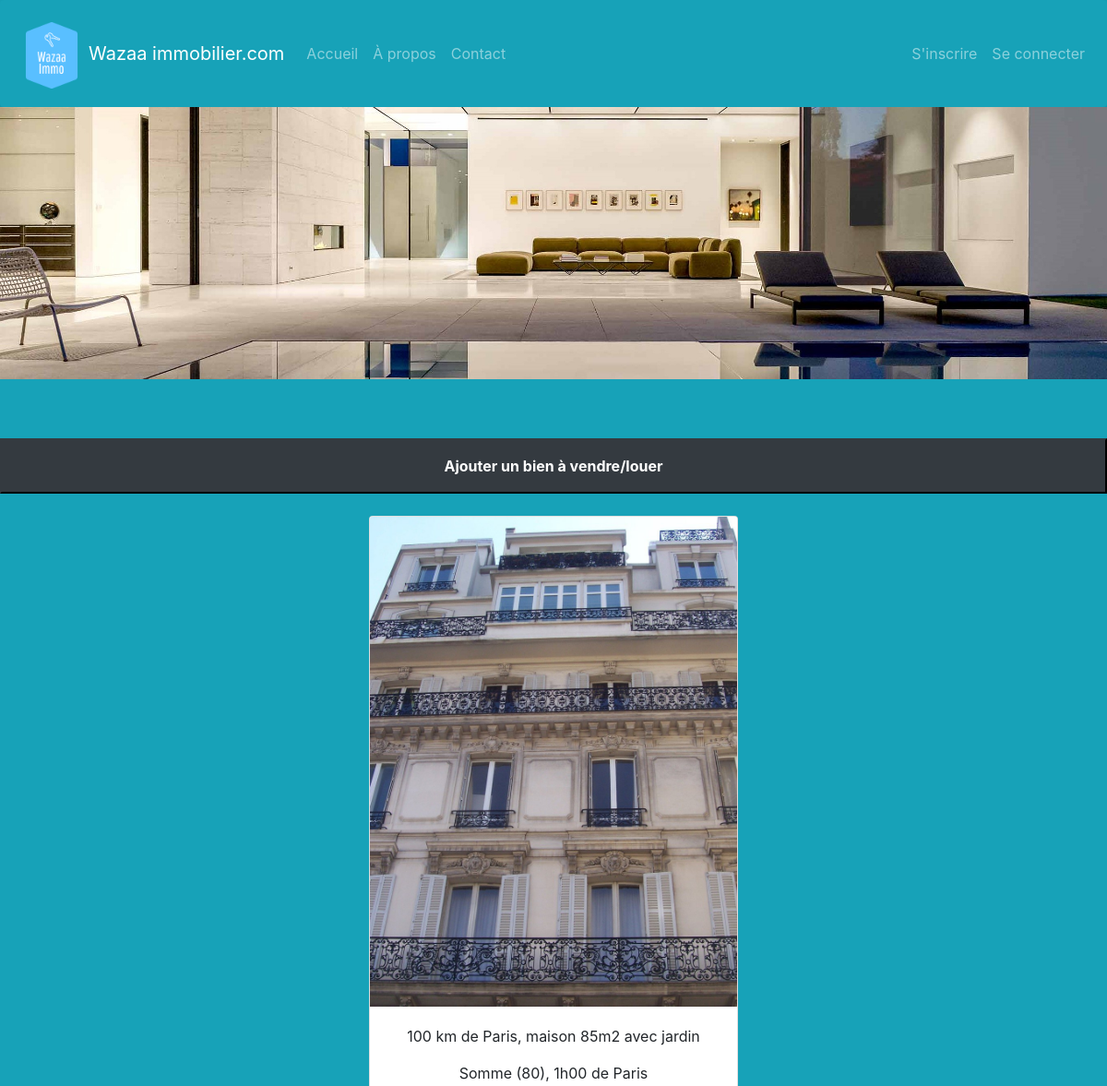
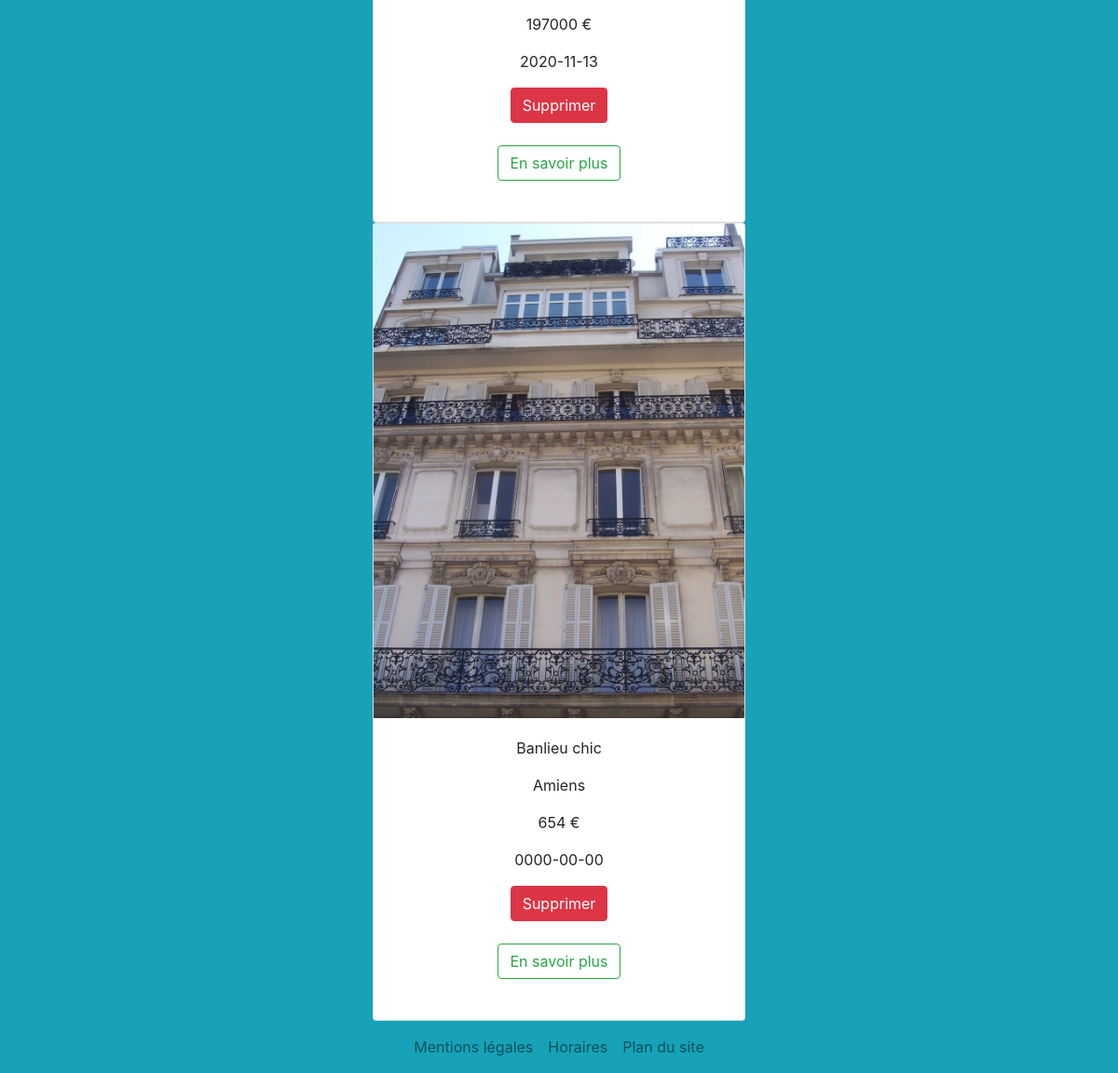
/php/Accueil.php, run on the app's committed database (2 pictures, top to bottom).
### tables this page shows
CREATE TABLE IF NOT EXISTS `annonces` (
  `an_photo` varchar(4) DEFAULT 'jpg' COMMENT 'Extension de la photo',
  `an_id` int UNSIGNED NOT NULL AUTO_INCREMENT COMMENT 'Identifiant / Clé primaire',
  `an_offre` char(1) NOT NULL COMMENT 'Type d''offre. Lettres A, L ou V.',
  `an_type` int NOT NULL COMMENT 'Type de bien',
  `an_pieces` int UNSIGNED DEFAULT NULL COMMENT 'Nombre de pièces (facultatif)',
  `an_ref` varchar(10) NOT NULL COMMENT 'Référence de l''annonce',
  `an_titre` varchar(200) NOT NULL COMMENT 'Titre',
  `an_description` mediumtext NOT NULL COMMENT 'Description',
  `an_local` varchar(100) NOT NULL,
  `an_surf_hab` smallint DEFAULT NULL COMMENT 'Surface habitable (mètres carrés)',
  `an_surf_tot` int NOT NULL COMMENT 'Surface totale/terrain (mètres carrés)',
  `an_prix` int NOT NULL COMMENT 'Prix en euros',
  `an_diagnostic` char(1) NOT NULL COMMENT 'Lettre du diagnostic : A à G + V pour vierge ',
  `an_d_ajout` date NOT NULL COMMENT 'Date d''ajout',
  `an_d_modif` datetime DEFAULT NULL COMMENT 'Date de modification',
  PRIMARY KEY (`an_id`)
);

### php/Accueil.php (the view, shortened to what this page needs)
<?php
    include("header.php");
    $db=connect();
?>
<?php
$requete = "SELECT * FROM annonces";
$result = $db->query($requete);?>
<div><br><br>
        <a href="ajout.php" title="lien vers le formulaire d'ajout">
            <button type="submit" class="col-12 bbtn btn-dark p-3"><strong>Ajouter un bien à vendre/louer</strong>
            </button>
        </a><br>
    <br>
</div>
<?php while ($row = $result->fetch(PDO::FETCH_OBJ))
{ ?>
        <div class="card" style="width: 25rem;">
<?php echo "<img src='annexes/photos/annonce_1/1-1.jpg' alt='photo_1' width='400' class='card-img-top' >"?>
        <div class="card-body">
    <p class="text align-middle text-center"><?php echo $row->an_titre ?></p>
    <p class="text align-middle text-center"><?php echo $row->an_local ?></p>
    <p class="text align-middle text-center"><?php echo $row->an_prix ?> €</p>
    <p class="text align-middle text-center"><?php echo $row->an_d_ajout ?></p>
        <div class="text align-middle text-center">
<a href="suppression.php?an_id=<?php echo $row->an_id?>"  class="btn btn-danger" title="Suppresion" onclick="Suppression();">Supprimer</a>
<br>
<br>
<a href="ensavoirplus.php?an_id=<?php echo $row->an_id ?>"  class="btn btn-outline-success">En savoir plus</a>
        </div><br>
        </div>
        </div>
<?php
}
?>
<?php
    include("footer.php");
?>

### php/style.css (style rules this page uses)
.card { margin: auto; }

### data on the page
annonces: an_titre "100 km de Paris, maison 85m2 avec jardin", an_local "Somme (80), 1h00 de Paris", an_prix "197000", an_d_ajout "2020-11-13"
annonces: an_titre "Banlieu chic", an_local "Amiens", an_prix "654", an_d_ajout "0000-00-00"
